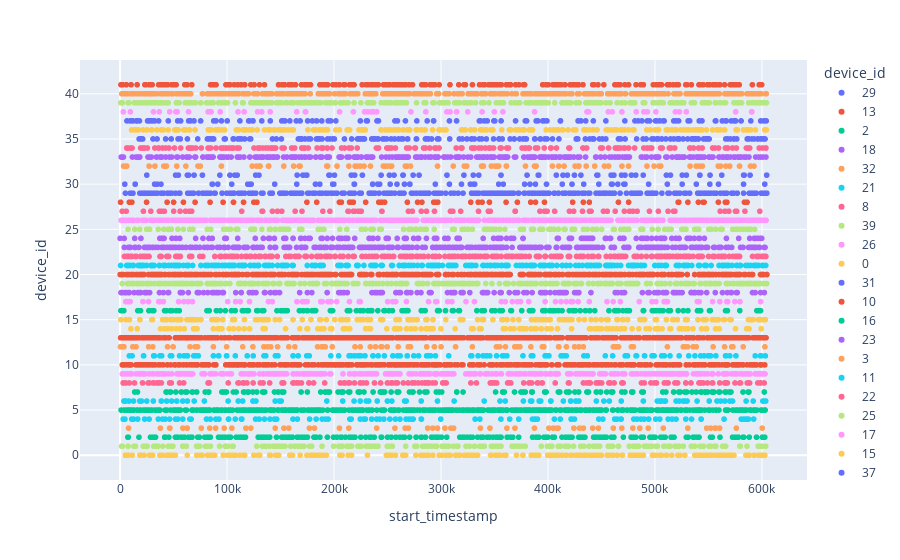

Notebook cell for this chart:
### Code cell
# random select
alarms_sample = alarms.sample(n=10000, random_state=1)

# view of device_id
px.scatter(alarms_sample, y='device_id', x='start_timestamp', color='device_id')

### Figure 1 — Plotly figure (JSON) as saved in the notebook; plotly's stock layout.template omitted (floating-point values rounded to 4 significant figures; data arrays with more than 128 entries replaced by an {"elided": "..."} marker saying what was removed)
{"data": [{"hovertemplate": "device_id=%{y}<br>start_timestamp=%{x}<extra></extra>", "legendgroup": "29", "marker": {"color": "#636efa", "symbol": "circle"}, "mode": "markers", "name": "29", "showlegend": true, "type": "scattergl", "x": {"elided": "356 int values"}, "xaxis": "x", "y": {"elided": "356 int values"}, "yaxis": "y"}, {"hovertemplate": "device_id=%{y}<br>start_timestamp=%{x}<extra></extra>", "legendgroup": "13", "marker": {"color": "#EF553B", "symbol": "circle"}, "mode": "markers", "name": "13", "showlegend": true, "type": "scattergl", "x": {"elided": "790 int values"}, "xaxis": "x", "y": {"elided": "790 int values"}, "yaxis": "y"}, {"hovertemplate": "device_id=%{y}<br>start_timestamp=%{x}<extra></extra>", "legendgroup": "2", "marker": {"color": "#00cc96", "symbol": "circle"}, "mode": "markers", "name": "2", "showlegend": true, "type": "scattergl", "x": {"elided": "248 int values"}, "xaxis": "x", "y": {"elided": "248 int values"}, "yaxis": "y"}, {"hovertemplate": "device_id=%{y}<br>start_timestamp=%{x}<extra></extra>", "legendgroup": "18", "marker": {"color": "#ab63fa", "symbol": "circle"}, "mode": "markers", "name": "18", "showlegend": true, "type": "scattergl", "x": {"elided": "161 int values"}, "xaxis": "x", "y": {"elided": "161 int values"}, "yaxis": "y"}, {"hovertemplate": "device_id=%{y}<br>start_timestamp=%{x}<extra></extra>", "legendgroup": "32", "marker": {"color": "#FFA15A", "symbol": "circle"}, "mode": "markers", "name": "32", "showlegend": true, "type": "scattergl", "x": [53023, 3294, 532798, 425291, 252269, 452783, 130832, 541752, 561343, 202796, 428937, 589269, 388872, 167393, 40876, 42341, 339619, 492556, 228039, 193991, 499133, 43345, 74947, 224549, 72847, 579021, 311481, 129940, 193246, 387362, 138975, 475289, 505445, 378978, 6286, 569873, 271441, 428646, 361006, 253896, 296735, 61530, 32610, 415041, 544284, 127453, 337901, 428441, 443645, 213829, 338555, 162243, 246064, 338530, 321740, 566294, 249698, 353880, 346991, 350392, 559087, 130769, 592565, 266575, 268202, 352264, 404191, 503927, 469142, 138724, 410021, 219629, 234075, 123538, 168290, 27117, 456606, 94777, 324023, 361224, 5498, 538490, 435716, 153044, 247682, 221673], "xaxis": "x", "y": [32, 32, 32, 32, 32, 32, 32, 32, 32, 32, 32, 32, 32, 32, 32, 32, 32, 32, 32, 32, 32, 32, 32, 32, 32, 32, 32, 32, 32, 32, 32, 32, 32, 32, 32, 32, 32, 32, 32, 32, 32, 32, 32, 32, 32, 32, 32, 32, 32, 32, 32, 32, 32, 32, 32, 32, 32, 32, 32, 32, 32, 32, 32, 32, 32, 32, 32, 32, 32, 32, 32, 32, 32, 32, 32, 32, 32, 32, 32, 32, 32, 32, 32, 32, 32, 32], "yaxis": "y"}, {"hovertemplate": "device_id=%{y}<br>start_timestamp=%{x}<extra></extra>", "legendgroup": "21", "marker": {"color": "#19d3f3", "symbol": "circle"}, "mode": "markers", "name": "21", "showlegend": true, "type": "scattergl", "x": {"elided": "313 int values"}, "xaxis": "x", "y": {"elided": "313 int values"}, "yaxis": "y"}, {"hovertemplate": "device_id=%{y}<br>start_timestamp=%{x}<extra></extra>", "legendgroup": "8", "marker": {"color": "#FF6692", "symbol": "circle"}, "mode": "markers", "name": "8", "showlegend": true, "type": "scattergl", "x": {"elided": "169 int values"}, "xaxis": "x", "y": {"elided": "169 int values"}, "yaxis": "y"}, {"hovertemplate": "device_id=%{y}<br>start_timestamp=%{x}<extra></extra>", "legendgroup": "39", "marker": {"color": "#B6E880", "symbol": "circle"}, "mode": "markers", "name": "39", "showlegend": true, "type": "scattergl", "x": {"elided": "336 int values"}, "xaxis": "x", "y": {"elided": "336 int values"}, "yaxis": "y"}, {"hovertemplate": "device_id=%{y}<br>start_timestamp=%{x}<extra></extra>", "legendgroup": "26", "marker": {"color": "#FF97FF", "symbol": "circle"}, "mode": "markers", "name": "26", "showlegend": true, "type": "scattergl", "x": {"elided": "646 int values"}, "xaxis": "x", "y": {"elided": "646 int values"}, "yaxis": "y"}, {"hovertemplate": "device_id=%{y}<br>start_timestamp=%{x}<extra></extra>", "legendgroup": "0", "marker": {"color": "#FECB52", "symbol": "circle"}, "mode": "markers", "name": "0", "showlegend": true, "type": "scattergl", "x": {"elided": "235 int values"}, "xaxis": "x", "y": {"elided": "235 int values"}, "yaxis": "y"}, {"hovertemplate": "device_id=%{y}<br>start_timestamp=%{x}<extra></extra>", "legendgroup": "31", "marker": {"color": "#636efa", "symbol": "circle"}, "mode": "markers", "name": "31", "showlegend": true, "type": "scattergl", "x": [413999, 418122, 424711, 330132, 458999, 76970, 251785, 264558, 226528, 542068, 488965, 109484, 62929, 24989, 305562, 380411, 69162, 129832, 256080, 514478, 430804, 582833, 93305, 200384, 321424, 165499, 562452, 195233, 335292, 390821, 446562, 461596, 51888, 588877, 445720, 604405, 477954, 174594, 510671, 391424, 529354, 273935, 481991, 279488, 460915, 356087, 173595, 525505, 407804, 216187, 541844, 64022, 471983, 54498, 107271, 244015, 468735, 195918, 102677, 219276, 551466, 264550, 126740, 170886, 264412, 583410], "xaxis": "x", "y": [31, 31, 31, 31, 31, 31, 31, 31, 31, 31, 31, 31, 31, 31, 31, 31, 31, 31, 31, 31, 31, 31, 31, 31, 31, 31, 31, 31, 31, 31, 31, 31, 31, 31, 31, 31, 31, 31, 31, 31, 31, 31, 31, 31, 31, 31, 31, 31, 31, 31, 31, 31, 31, 31, 31, 31, 31, 31, 31, 31, 31, 31, 31, 31, 31, 31], "yaxis": "y"}, {"hovertemplate": "device_id=%{y}<br>start_timestamp=%{x}<extra></extra>", "legendgroup": "10", "marker": {"color": "#EF553B", "symbol": "circle"}, "mode": "markers", "name": "10", "showlegend": true, "type": "scattergl", "x": {"elided": "536 int values"}, "xaxis": "x", "y": {"elided": "536 int values"}, "yaxis": "y"}, {"hovertemplate": "device_id=%{y}<br>start_timestamp=%{x}<extra></extra>", "legendgroup": "16", "marker": {"color": "#00cc96", "symbol": "circle"}, "mode": "markers", "name": "16", "showlegend": true, "type": "scattergl", "x": {"elided": "156 int values"}, "xaxis": "x", "y": {"elided": "156 int values"}, "yaxis": "y"}, {"hovertemplate": "device_id=%{y}<br>start_timestamp=%{x}<extra></extra>", "legendgroup": "23", "marker": {"color": "#ab63fa", "symbol": "circle"}, "mode": "markers", "name": "23", "showlegend": true, "type": "scattergl", "x": {"elided": "308 int values"}, "xaxis": "x", "y": {"elided": "308 int values"}, "yaxis": "y"}, {"hovertemplate": "device_id=%{y}<br>start_timestamp=%{x}<extra></extra>", "legendgroup": "3", "marker": {"color": "#FFA15A", "symbol": "circle"}, "mode": "markers", "name": "3", "showlegend": true, "type": "scattergl", "x": [552057, 507752, 205039, 181673, 369137, 75965, 560413, 548297, 479314, 309200, 556220, 287558, 576050, 461089, 37650, 468997, 387344, 441752, 62644, 433088, 46621, 239886, 256946, 104550, 493676, 296682, 556727, 117613, 292185, 400847, 303681, 176977, 409484, 145050, 97337, 404946, 600235, 311733, 345737, 530723, 122230, 153155, 485857, 83799, 361585, 424120, 429417, 408444, 336842, 58724, 447100, 266421, 485800, 157696, 269513, 556573, 62694, 89340, 213790, 46388, 7937], "xaxis": "x", "y": [3, 3, 3, 3, 3, 3, 3, 3, 3, 3, 3, 3, 3, 3, 3, 3, 3, 3, 3, 3, 3, 3, 3, 3, 3, 3, 3, 3, 3, 3, 3, 3, 3, 3, 3, 3, 3, 3, 3, 3, 3, 3, 3, 3, 3, 3, 3, 3, 3, 3, 3, 3, 3, 3, 3, 3, 3, 3, 3, 3, 3], "yaxis": "y"}, {"hovertemplate": "device_id=%{y}<br>start_timestamp=%{x}<extra></extra>", "legendgroup": "11", "marker": {"color": "#19d3f3", "symbol": "circle"}, "mode": "markers", "name": "11", "showlegend": true, "type": "scattergl", "x": [176831, 550821, 31495, 412917, 8653, 279021, 59818, 99703, 497245, 552063, 68902, 482806, 254980, 99602, 531557, 385845, 268527, 327874, 565940, 506240, 55586, 31436, 575683, 482324, 62444, 412203, 357486, 400891, 63047, 417098, 339376, 37217, 376599, 161716, 38883, 345611, 118854, 593677, 241312, 342410, 598585, 87287, 107756, 537309, 63038, 236335, 414838, 294815, 32023, 514030, 566456, 433548, 342554, 228947, 472162, 134511, 358610, 499159, 215970, 287875, 351973, 545894, 474306, 197028, 21947, 247059, 47100, 550354, 261841, 274578, 268317, 603168, 286543, 70575, 549699, 453588, 400228, 99521, 384440, 73155, 215973, 147620, 328782, 397273, 225110, 92046, 161736, 490259, 145235, 224034, 219208, 361582, 490287, 436743, 599256, 92346, 569982, 124473, 398959, 508719, 174496, 11291, 222371, 136243, 542671, 549670, 290391, 556935, 214065, 460399, 204334, 166513, 48236, 22068, 334628, 236439, 522598, 259261, 307240], "xaxis": "x", "y": [11, 11, 11, 11, 11, 11, 11, 11, 11, 11, 11, 11, 11, 11, 11, 11, 11, 11, 11, 11, 11, 11, 11, 11, 11, 11, 11, 11, 11, 11, 11, 11, 11, 11, 11, 11, 11, 11, 11, 11, 11, 11, 11, 11, 11, 11, 11, 11, 11, 11, 11, 11, 11, 11, 11, 11, 11, 11, 11, 11, 11, 11, 11, 11, 11, 11, 11, 11, 11, 11, 11, 11, 11, 11, 11, 11, 11, 11, 11, 11, 11, 11, 11, 11, 11, 11, 11, 11, 11, 11, 11, 11, 11, 11, 11, 11, 11, 11, 11, 11, 11, 11, 11, 11, 11, 11, 11, 11, 11, 11, 11, 11, 11, 11, 11, 11, 11, 11, 11], "yaxis": "y"}, {"hovertemplate": "device_id=%{y}<br>start_timestamp=%{x}<extra></extra>", "legendgroup": "22", "marker": {"color": "#FF6692", "symbol": "circle"}, "mode": "markers", "name": "22", "showlegend": true, "type": "scattergl", "x": {"elided": "323 int values"}, "xaxis": "x", "y": {"elided": "323 int values"}, "yaxis": "y"}, {"hovertemplate": "device_id=%{y}<br>start_timestamp=%{x}<extra></extra>", "legendgroup": "25", "marker": {"color": "#B6E880", "symbol": "circle"}, "mode": "markers", "name": "25", "showlegend": true, "type": "scattergl", "x": {"elided": "144 int values"}, "xaxis": "x", "y": {"elided": "144 int values"}, "yaxis": "y"}, {"hovertemplate": "device_id=%{y}<br>start_timestamp=%{x}<extra></extra>", "legendgroup": "17", "marker": {"color": "#FF97FF", "symbol": "circle"}, "mode": "markers", "name": "17", "showlegend": true, "type": "scattergl", "x": [5381, 63671, 497239, 541338, 407013, 460898, 508507, 108013, 323356, 397283, 254777, 331275, 224540, 21348, 267709, 310223, 560596, 500806, 360130, 214467, 120995, 417103, 202494, 288331, 294968, 165270, 112293, 539590, 579454, 467634, 9440, 194341, 172411, 366666, 306256, 421562, 412190, 511646, 567075, 223544, 574631, 510056, 356431, 295960, 371320, 598753, 422999, 59626, 26578, 7252, 485350, 511635, 37152, 197097, 381924, 250107, 421512, 40518, 174913, 553874, 36099, 67631, 455160, 100576, 257634, 374343, 189063, 138750, 567943, 54680, 438652, 187495, 197200, 142346, 170419, 428136], "xaxis": "x", "y": [17, 17, 17, 17, 17, 17, 17, 17, 17, 17, 17, 17, 17, 17, 17, 17, 17, 17, 17, 17, 17, 17, 17, 17, 17, 17, 17, 17, 17, 17, 17, 17, 17, 17, 17, 17, 17, 17, 17, 17, 17, 17, 17, 17, 17, 17, 17, 17, 17, 17, 17, 17, 17, 17, 17, 17, 17, 17, 17, 17, 17, 17, 17, 17, 17, 17, 17, 17, 17, 17, 17, 17, 17, 17, 17, 17], "yaxis": "y"}, {"hovertemplate": "device_id=%{y}<br>start_timestamp=%{x}<extra></extra>", "legendgroup": "15", "marker": {"color": "#FECB52", "symbol": "circle"}, "mode": "markers", "name": "15", "showlegend": true, "type": "scattergl", "x": {"elided": "166 int values"}, "xaxis": "x", "y": {"elided": "166 int values"}, "yaxis": "y"}, {"hovertemplate": "device_id=%{y}<br>start_timestamp=%{x}<extra></extra>", "legendgroup": "37", "marker": {"color": "#636efa", "symbol": "circle"}, "mode": "markers", "name": "37", "showlegend": true, "type": "scattergl", "x": [541322, 395124, 556735, 471855, 18154, 390556, 64092, 87538, 27654, 565807, 26433, 15139, 89691, 30476, 9422, 580474, 340633, 504378, 65843, 500479, 188559, 508577, 337096, 56608, 153486, 179808, 158742, 241557, 519750, 266748, 349409, 454094, 231182, 598811, 481301, 112037, 411595, 501429, 589589, 411646, 356135, 566721, 196853, 530959, 307875, 45120, 259243, 314533, 574008, 556434, 29057, 151170, 522104, 543939, 15870, 442379, 224558, 562881, 164790, 124270, 343211, 350190, 240176, 32352, 154102, 601714, 428215, 379992, 287047, 168312, 124219, 36081, 571364, 183775, 53837, 492778, 75317, 603966, 293072, 11164, 201689, 430808, 121010, 484285, 94751, 335816, 411642, 388892, 120165, 487765, 428145, 507691, 194511, 132458, 556890, 25705, 378778, 15852, 6450, 575352, 435276, 574399, 399017, 369661, 11907, 140409, 69123, 175327, 277418, 256933, 517536, 396476, 532493, 230314, 494930, 293029, 100162], "xaxis": "x", "y": [37, 37, 37, 37, 37, 37, 37, 37, 37, 37, 37, 37, 37, 37, 37, 37, 37, 37, 37, 37, 37, 37, 37, 37, 37, 37, 37, 37, 37, 37, 37, 37, 37, 37, 37, 37, 37, 37, 37, 37, 37, 37, 37, 37, 37, 37, 37, 37, 37, 37, 37, 37, 37, 37, 37, 37, 37, 37, 37, 37, 37, 37, 37, 37, 37, 37, 37, 37, 37, 37, 37, 37, 37, 37, 37, 37, 37, 37, 37, 37, 37, 37, 37, 37, 37, 37, 37, 37, 37, 37, 37, 37, 37, 37, 37, 37, 37, 37, 37, 37, 37, 37, 37, 37, 37, 37, 37, 37, 37, 37, 37, 37, 37, 37, 37, 37, 37], "yaxis": "y"}, {"hovertemplate": "device_id=%{y}<br>start_timestamp=%{x}<extra></extra>", "legendgroup": "20", "marker": {"color": "#EF553B", "symbol": "circle"}, "mode": "markers", "name": "20", "showlegend": true, "type": "scattergl", "x": {"elided": "508 int values"}, "xaxis": "x", "y": {"elided": "508 int values"}, "yaxis": "y"}, {"hovertemplate": "device_id=%{y}<br>start_timestamp=%{x}<extra></extra>", "legendgroup": "5", "marker": {"color": "#00cc96", "symbol": "circle"}, "mode": "markers", "name": "5", "showlegend": true, "type": "scattergl", "x": {"elided": "550 int values"}, "xaxis": "x", "y": {"elided": "550 int values"}, "yaxis": "y"}, {"hovertemplate": "device_id=%{y}<br>start_timestamp=%{x}<extra></extra>", "legendgroup": "33", "marker": {"color": "#ab63fa", "symbol": "circle"}, "mode": "markers", "name": "33", "showlegend": true, "type": "scattergl", "x": {"elided": "342 int values"}, "xaxis": "x", "y": {"elided": "342 int values"}, "yaxis": "y"}, {"hovertemplate": "device_id=%{y}<br>start_timestamp=%{x}<extra></extra>", "legendgroup": "40", "marker": {"color": "#FFA15A", "symbol": "circle"}, "mode": "markers", "name": "40", "showlegend": true, "type": "scattergl", "x": {"elided": "465 int values"}, "xaxis": "x", "y": {"elided": "465 int values"}, "yaxis": "y"}, {"hovertemplate": "device_id=%{y}<br>start_timestamp=%{x}<extra></extra>", "legendgroup": "4", "marker": {"color": "#19d3f3", "symbol": "circle"}, "mode": "markers", "name": "4", "showlegend": true, "type": "scattergl", "x": [564549, 281495, 519682, 239791, 582769, 272292, 183257, 194514, 586104, 65225, 388307, 528802, 89575, 10870, 421718, 161665, 411456, 140107, 252134, 504518, 486859, 483158, 451257, 224492, 405994, 543134, 53934, 543139, 480206, 51867, 587395, 592262, 515981, 267365, 372597, 512295, 584212, 356029, 270033, 126665, 242759, 489934, 261650, 101410, 134964, 113382, 462311, 2924, 500657, 144300, 246586, 46347, 464508, 227795, 580631, 421561, 299761, 390122, 165760, 39650, 144582, 424738, 468114, 216089, 422033, 113812, 12632, 84352, 257398, 447446, 494088, 130019, 177155, 468431, 494089, 228400, 35739, 16537, 387379, 229306, 534194, 364193, 146355, 188892, 22957, 192115, 235179, 92450, 80807, 273971, 101431, 27170, 113804, 42227, 66477, 385515, 585418, 214816, 4603, 331859, 107675, 336334, 58606, 101394, 281707], "xaxis": "x", "y": [4, 4, 4, 4, 4, 4, 4, 4, 4, 4, 4, 4, 4, 4, 4, 4, 4, 4, 4, 4, 4, 4, 4, 4, 4, 4, 4, 4, 4, 4, 4, 4, 4, 4, 4, 4, 4, 4, 4, 4, 4, 4, 4, 4, 4, 4, 4, 4, 4, 4, 4, 4, 4, 4, 4, 4, 4, 4, 4, 4, 4, 4, 4, 4, 4, 4, 4, 4, 4, 4, 4, 4, 4, 4, 4, 4, 4, 4, 4, 4, 4, 4, 4, 4, 4, 4, 4, 4, 4, 4, 4, 4, 4, 4, 4, 4, 4, 4, 4, 4, 4, 4, 4, 4, 4], "yaxis": "y"}, {"hovertemplate": "device_id=%{y}<br>start_timestamp=%{x}<extra></extra>", "legendgroup": "34", "marker": {"color": "#FF6692", "symbol": "circle"}, "mode": "markers", "name": "34", "showlegend": true, "type": "scattergl", "x": {"elided": "184 int values"}, "xaxis": "x", "y": {"elided": "184 int values"}, "yaxis": "y"}, {"hovertemplate": "device_id=%{y}<br>start_timestamp=%{x}<extra></extra>", "legendgroup": "19", "marker": {"color": "#B6E880", "symbol": "circle"}, "mode": "markers", "name": "19", "showlegend": true, "type": "scattergl", "x": {"elided": "370 int values"}, "xaxis": "x", "y": {"elided": "370 int values"}, "yaxis": "y"}, {"hovertemplate": "device_id=%{y}<br>start_timestamp=%{x}<extra></extra>", "legendgroup": "38", "marker": {"color": "#FF97FF", "symbol": "circle"}, "mode": "markers", "name": "38", "showlegend": true, "type": "scattergl", "x": [529250, 165132, 237027, 31219, 173477, 9560, 314571, 357881, 338417, 3042, 231546, 456385, 240013, 93638, 173252, 83030, 482474, 115956, 519059, 228551, 469125, 500833, 325004, 53440, 349831, 492918, 218126, 308426, 110258, 46377, 459995, 387413, 590320, 132453, 128539, 82273, 36626, 52150, 590603, 271935, 436438, 522828, 305457, 235089, 489582, 236378, 575402, 85109, 437985, 205164, 63940, 285788, 140319], "xaxis": "x", "y": [38, 38, 38, 38, 38, 38, 38, 38, 38, 38, 38, 38, 38, 38, 38, 38, 38, 38, 38, 38, 38, 38, 38, 38, 38, 38, 38, 38, 38, 38, 38, 38, 38, 38, 38, 38, 38, 38, 38, 38, 38, 38, 38, 38, 38, 38, 38, 38, 38, 38, 38, 38, 38], "yaxis": "y"}, {"hovertemplate": "device_id=%{y}<br>start_timestamp=%{x}<extra></extra>", "legendgroup": "14", "marker": {"color": "#FECB52", "symbol": "circle"}, "mode": "markers", "name": "14", "showlegend": true, "type": "scattergl", "x": {"elided": "141 int values"}, "xaxis": "x", "y": {"elided": "141 int values"}, "yaxis": "y"}, {"hovertemplate": "device_id=%{y}<br>start_timestamp=%{x}<extra></extra>", "legendgroup": "35", "marker": {"color": "#636efa", "symbol": "circle"}, "mode": "markers", "name": "35", "showlegend": true, "type": "scattergl", "x": {"elided": "186 int values"}, "xaxis": "x", "y": {"elided": "186 int values"}, "yaxis": "y"}, {"hovertemplate": "device_id=%{y}<br>start_timestamp=%{x}<extra></extra>", "legendgroup": "41", "marker": {"color": "#EF553B", "symbol": "circle"}, "mode": "markers", "name": "41", "showlegend": true, "type": "scattergl", "x": {"elided": "230 int values"}, "xaxis": "x", "y": {"elided": "230 int values"}, "yaxis": "y"}, {"hovertemplate": "device_id=%{y}<br>start_timestamp=%{x}<extra></extra>", "legendgroup": "7", "marker": {"color": "#00cc96", "symbol": "circle"}, "mode": "markers", "name": "7", "showlegend": true, "type": "scattergl", "x": {"elided": "149 int values"}, "xaxis": "x", "y": {"elided": "149 int values"}, "yaxis": "y"}, {"hovertemplate": "device_id=%{y}<br>start_timestamp=%{x}<extra></extra>", "legendgroup": "24", "marker": {"color": "#ab63fa", "symbol": "circle"}, "mode": "markers", "name": "24", "showlegend": true, "type": "scattergl", "x": {"elided": "134 int values"}, "xaxis": "x", "y": {"elided": "134 int values"}, "yaxis": "y"}, {"hovertemplate": "device_id=%{y}<br>start_timestamp=%{x}<extra></extra>", "legendgroup": "12", "marker": {"color": "#FFA15A", "symbol": "circle"}, "mode": "markers", "name": "12", "showlegend": true, "type": "scattergl", "x": [526447, 30648, 286581, 243887, 244877, 461885, 371198, 479896, 394720, 249730, 271454, 14971, 424832, 538678, 11882, 571690, 461104, 87221, 224562, 417239, 114680, 134412, 191341, 410171, 428859, 26696, 270527, 124192, 3614, 72476, 582451, 421, 184608, 511616, 3049, 384001, 269298, 140883, 479817, 49612, 602738, 572845, 137829, 191794, 329327, 433039, 147228, 464277, 44391, 99590, 198441, 65398, 163408, 259962, 189375, 530481, 527689, 293836, 554352, 351814, 368927, 360214, 313637, 219607, 565053, 233880, 535693, 373741, 465946, 478007, 354849, 300061, 396155, 409878, 70124, 238825, 157742, 188398], "xaxis": "x", "y": [12, 12, 12, 12, 12, 12, 12, 12, 12, 12, 12, 12, 12, 12, 12, 12, 12, 12, 12, 12, 12, 12, 12, 12, 12, 12, 12, 12, 12, 12, 12, 12, 12, 12, 12, 12, 12, 12, 12, 12, 12, 12, 12, 12, 12, 12, 12, 12, 12, 12, 12, 12, 12, 12, 12, 12, 12, 12, 12, 12, 12, 12, 12, 12, 12, 12, 12, 12, 12, 12, 12, 12, 12, 12, 12, 12, 12, 12], "yaxis": "y"}, {"hovertemplate": "device_id=%{y}<br>start_timestamp=%{x}<extra></extra>", "legendgroup": "6", "marker": {"color": "#19d3f3", "symbol": "circle"}, "mode": "markers", "name": "6", "showlegend": true, "type": "scattergl", "x": [127016, 360078, 240373, 8348, 232404, 208149, 601439, 100985, 218697, 508724, 24944, 69270, 340349, 509797, 522790, 312273, 519713, 391696, 38679, 38513, 569953, 110459, 144964, 114595, 421123, 249891, 193294, 489121, 421397, 502131, 393198, 572473, 43520, 527809, 52977, 230139, 20042, 267491, 254101, 148938, 591800, 124289, 585155, 62950, 561442, 377011, 468435, 265957, 452163, 600811, 18443, 224545, 426294, 281483, 457302, 425977, 428900, 5205, 526418, 414373, 384285, 565254, 150632, 124265, 78822, 402790, 550691, 506217, 3622, 384858, 31156, 383718, 5321, 58605, 445205, 48166, 557966, 529976, 539340, 603485, 505119, 355104, 12570, 504443, 296725, 402462], "xaxis": "x", "y": [6, 6, 6, 6, 6, 6, 6, 6, 6, 6, 6, 6, 6, 6, 6, 6, 6, 6, 6, 6, 6, 6, 6, 6, 6, 6, 6, 6, 6, 6, 6, 6, 6, 6, 6, 6, 6, 6, 6, 6, 6, 6, 6, 6, 6, 6, 6, 6, 6, 6, 6, 6, 6, 6, 6, 6, 6, 6, 6, 6, 6, 6, 6, 6, 6, 6, 6, 6, 6, 6, 6, 6, 6, 6, 6, 6, 6, 6, 6, 6, 6, 6, 6, 6, 6, 6], "yaxis": "y"}, {"hovertemplate": "device_id=%{y}<br>start_timestamp=%{x}<extra></extra>", "legendgroup": "27", "marker": {"color": "#FF6692", "symbol": "circle"}, "mode": "markers", "name": "27", "showlegend": true, "type": "scattergl", "x": [597975, 438762, 560937, 432240, 281587, 494819, 518610, 392484, 396779, 28761, 479359, 219232, 399177, 462807, 64573, 575235, 269513, 335035, 483350, 476249, 170077, 311049, 286438, 61182, 163651, 222497, 213703, 1936, 189569, 308834, 56108, 346019, 471357, 518519, 5748, 244835, 41414, 420029, 218073, 151229, 576370, 503151, 455411, 293902, 569056, 147144, 225498, 36779, 406184, 584101, 424069, 273206, 451855, 224701, 369497, 196110, 318361, 50129, 344224, 565486, 440256, 517310, 133325, 38463, 512208, 21822, 132735, 369208, 213032, 224433, 244708, 66993, 113723, 142416], "xaxis": "x", "y": [27, 27, 27, 27, 27, 27, 27, 27, 27, 27, 27, 27, 27, 27, 27, 27, 27, 27, 27, 27, 27, 27, 27, 27, 27, 27, 27, 27, 27, 27, 27, 27, 27, 27, 27, 27, 27, 27, 27, 27, 27, 27, 27, 27, 27, 27, 27, 27, 27, 27, 27, 27, 27, 27, 27, 27, 27, 27, 27, 27, 27, 27, 27, 27, 27, 27, 27, 27, 27, 27, 27, 27, 27, 27], "yaxis": "y"}, {"hovertemplate": "device_id=%{y}<br>start_timestamp=%{x}<extra></extra>", "legendgroup": "1", "marker": {"color": "#B6E880", "symbol": "circle"}, "mode": "markers", "name": "1", "showlegend": true, "type": "scattergl", "x": {"elided": "195 int values"}, "xaxis": "x", "y": {"elided": "195 int values"}, "yaxis": "y"}, {"hovertemplate": "device_id=%{y}<br>start_timestamp=%{x}<extra></extra>", "legendgroup": "9", "marker": {"color": "#FF97FF", "symbol": "circle"}, "mode": "markers", "name": "9", "showlegend": true, "type": "scattergl", "x": {"elided": "392 int values"}, "xaxis": "x", "y": {"elided": "392 int values"}, "yaxis": "y"}, {"hovertemplate": "device_id=%{y}<br>start_timestamp=%{x}<extra></extra>", "legendgroup": "36", "marker": {"color": "#FECB52", "symbol": "circle"}, "mode": "markers", "name": "36", "showlegend": true, "type": "scattergl", "x": {"elided": "225 int values"}, "xaxis": "x", "y": {"elided": "225 int values"}, "yaxis": "y"}, {"hovertemplate": "device_id=%{y}<br>start_timestamp=%{x}<extra></extra>", "legendgroup": "30", "marker": {"color": "#636efa", "symbol": "circle"}, "mode": "markers", "name": "30", "showlegend": true, "type": "scattergl", "x": [86456, 538637, 471951, 199820, 413342, 165160, 104372, 307877, 398618, 252475, 319157, 465284, 294694, 383124, 32292, 119354, 559371, 91362, 551315, 270863, 4412, 122183, 236121, 447509, 433397, 459356, 330583, 218792, 602643, 258859, 353901, 582778, 270743, 494042, 388254, 265824, 270922, 240870, 422451, 331478, 198756, 121168, 219129, 14072, 38253, 14162, 358197, 186735, 327381, 86062, 122563, 34745, 236097, 470885, 378117, 144523, 525408, 242659, 511550, 460060, 182644], "xaxis": "x", "y": [30, 30, 30, 30, 30, 30, 30, 30, 30, 30, 30, 30, 30, 30, 30, 30, 30, 30, 30, 30, 30, 30, 30, 30, 30, 30, 30, 30, 30, 30, 30, 30, 30, 30, 30, 30, 30, 30, 30, 30, 30, 30, 30, 30, 30, 30, 30, 30, 30, 30, 30, 30, 30, 30, 30, 30, 30, 30, 30, 30, 30], "yaxis": "y"}, {"hovertemplate": "device_id=%{y}<br>start_timestamp=%{x}<extra></extra>", "legendgroup": "28", "marker": {"color": "#EF553B", "symbol": "circle"}, "mode": "markers", "name": "28", "showlegend": true, "type": "scattergl", "x": [244460, 334718, 244034, 70101, 282136, 24774, 215553, 338426, 522270, 559227, 205033, 521642, 475324, 205421, 241798, 545934, 214556, 465820, 96286, 565758, 371395, 586028, 297004, 583629, 540524, 247311, 268551, 327838, 106052, 567231, 183837, 360814, 383814, 206861, 125013, 11062, 59234, 544946, 294464, 423047, 127907, 530776, 485, 50045, 345273, 586030, 278083, 115418, 438644, 396742, 8653, 293161, 106024, 43955, 84144, 174642, 229580, 433004, 388330, 218045], "xaxis": "x", "y": [28, 28, 28, 28, 28, 28, 28, 28, 28, 28, 28, 28, 28, 28, 28, 28, 28, 28, 28, 28, 28, 28, 28, 28, 28, 28, 28, 28, 28, 28, 28, 28, 28, 28, 28, 28, 28, 28, 28, 28, 28, 28, 28, 28, 28, 28, 28, 28, 28, 28, 28, 28, 28, 28, 28, 28, 28, 28, 28, 28], "yaxis": "y"}], "layout": {"legend": {"title": {"text": "device_id"}, "tracegroupgap": 0}, "margin": {"t": 60}, "xaxis": {"anchor": "y", "domain": [0, 1], "title": {"text": "start_timestamp"}}, "yaxis": {"anchor": "x", "categoryarray": [28, 30, 36, 9, 1, 27, 6, 12, 24, 7, 41, 35, 14, 38, 19, 34, 4, 40, 33, 5, 20, 37, 15, 17, 25, 22, 11, 3, 23, 16, 10, 31, 0, 26, 39, 8, 21, 32, 18, 2, 13, 29], "categoryorder": "array", "domain": [0, 1], "title": {"text": "device_id"}}}}
